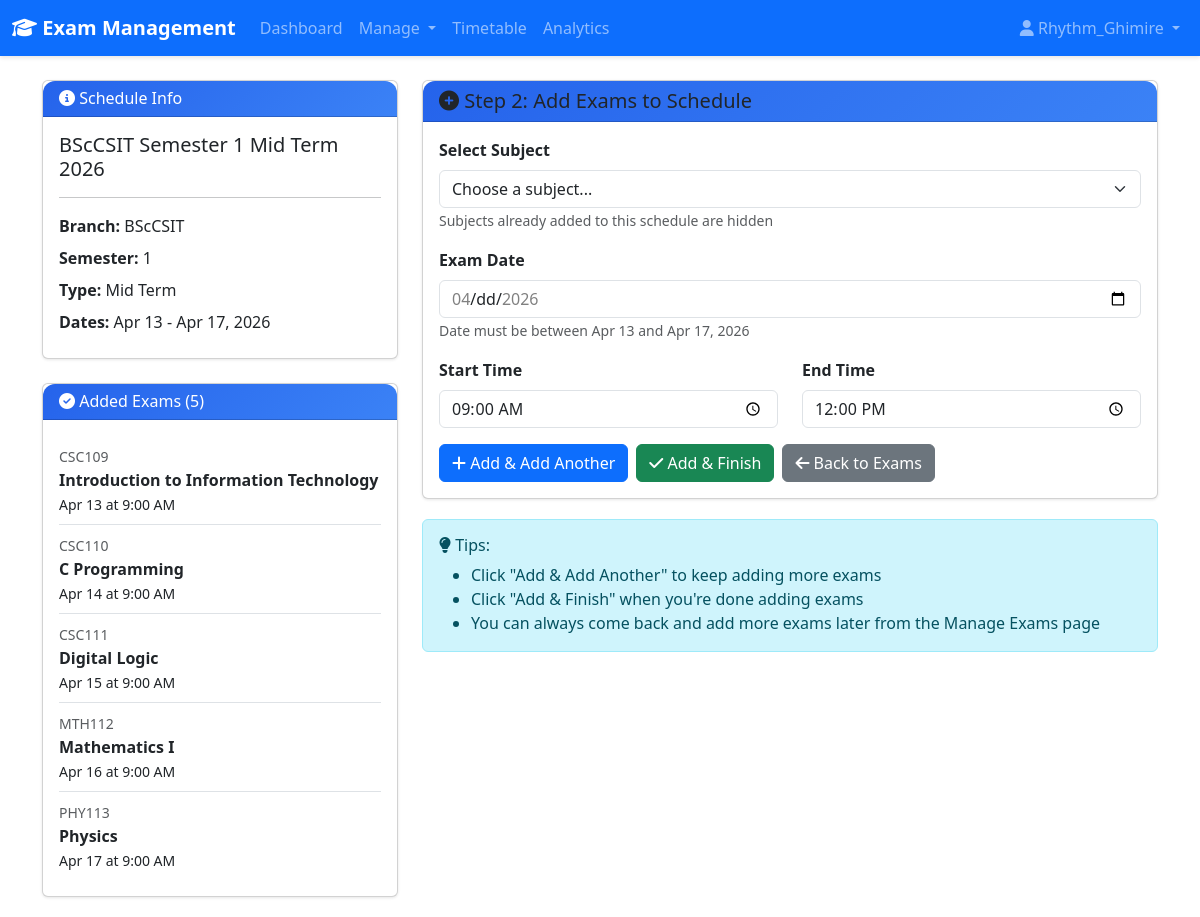
Screenshot of /exams/schedule/13/add/ (signed in) with the database file from the repository.
### core/models.py (models this page shows, shortened)
class ExamSchedule(models.Model):
    BRANCH_CHOICES = [
        ('BCA', 'BCA'),
        ('BScCSIT', 'BScCSIT'),
    ]
    EXAM_TYPE_CHOICES = [
        ('mid_term', 'Mid Term'),
        ('final_term', 'Final Term'),
    ]
    name = models.CharField(max_length=200)  # e.g., "BScCSIT Semester 2 Mid Term 2026"
    branch = models.CharField(max_length=20, choices=BRANCH_CHOICES)
    semester = models.IntegerField()
    exam_type = models.CharField(max_length=20, choices=EXAM_TYPE_CHOICES)
    start_date = models.DateField()
    end_date = models.DateField()
    created_at = models.DateTimeField(auto_now_add=True)
    class Meta:
        ordering = ['-created_at']

class Exam(models.Model):
    schedule = models.ForeignKey(ExamSchedule, on_delete=models.CASCADE, related_name='exams', null=True, blank=True)
    subject = models.ForeignKey(Subject, on_delete=models.CASCADE)
    date = models.DateField()
    start_time = models.TimeField()
    end_time = models.TimeField()
    class Meta:
        ordering = ['date', 'start_time']

class Subject(models.Model):
    BRANCH_CHOICES = [
        ('BCA', 'BCA'),
        ('BScCSIT', 'BScCSIT'),
    ]
    code = models.CharField(max_length=20, unique=True)
    name = models.CharField(max_length=200)
    semester = models.IntegerField()
    branch = models.CharField(max_length=20, choices=BRANCH_CHOICES, default='BScCSIT')

### core/views.py (the view, shortened to what this page needs)
# urls.py: path('exams/schedule/<int:schedule_id>/add/', views.add_exam_to_schedule, name='add_exam_to_schedule'),
@login_required
@user_passes_test(is_admin)
def add_exam_to_schedule(request, schedule_id):
    schedule = get_object_or_404(ExamSchedule, id=schedule_id)
    subjects = Subject.objects.filter(
        branch=schedule.branch,
        semester=schedule.semester
    ).order_by('code')
    added_exams = schedule.exams.all().select_related('subject')
    added_subject_ids = [exam.subject.id for exam in added_exams]
    context = {
        'schedule': schedule,
        'subjects': subjects,
        'added_exams': added_exams,
        'added_subject_ids': added_subject_ids,
    }
    return render(request, 'add_exam_to_schedule.html', context)

### core/views.py (called while the page is built)
def is_admin(user):
    return user.is_staff or user.is_superuser

### templates/add_exam_to_schedule.html (shortened to what this page needs)
{% extends 'base.html' %}
{% block content %}
<div class="container mt-4">
    <div class="row">
        <div class="col-md-4">
            <div class="card mb-4">
                <div class="card-header {% if schedule.branch == 'BScCSIT' %}bg-primary{% else %}bg-success{% endif %} text-white">
                    <h6 class="mb-0"><i class="fas fa-info-circle"></i> Schedule Info</h6>
                </div>
                <div class="card-body">
                    <h5>{{ schedule.name }}</h5>
                    <hr>
                    <p class="mb-2"><strong>Branch:</strong> {{ schedule.branch }}</p>
                    <p class="mb-2"><strong>Semester:</strong> {{ schedule.semester }}</p>
                    <p class="mb-2"><strong>Type:</strong> {{ schedule.get_exam_type_display }}</p>
                    <p class="mb-2"><strong>Dates:</strong> {{ schedule.start_date|date:"M d" }} - {{ schedule.end_date|date:"M d, Y" }}</p>
                </div>
            </div>
            <div class="card">
                <div class="card-header bg-info text-white">
                    <h6 class="mb-0"><i class="fas fa-check-circle"></i> Added Exams ({{ added_exams.count }})</h6>
                </div>
                <div class="card-body">
                    {% if added_exams %}
                    <ul class="list-group list-group-flush">
                        {% for exam in added_exams %}
                        <li class="list-group-item px-0">
                            <small class="text-muted">{{ exam.subject.code }}</small><br>
                            <strong>{{ exam.subject.name }}</strong><br>
                            <small>{{ exam.date|date:"M d" }} at {{ exam.start_time|time:"g:i A" }}</small>
                        </li>
                        {% endfor %}
                    </ul>
                    {% else %}
                    <p class="text-muted mb-0">No exams added yet</p>
                    {% endif %}
                </div>
            </div>
        </div>
        <div class="col-md-8">
            <div class="card">
                <div class="card-header">
                    <h5 class="mb-0"><i class="fas fa-plus-circle"></i> Step 2: Add Exams to Schedule</h5>
                </div>
                <div class="card-body">
                    <form method="POST" id="examForm">
                        <div class="mb-3">
                            <label class="form-label"><strong>Select Subject</strong></label>
                            <select name="subject" class="form-select" required id="subjectSelect">
                                <option value="">Choose a subject...</option>
                            </select>
                            <small class="text-muted">Subjects already added to this schedule are hidden</small>
                        </div>
                        <div class="mb-3">
                            <label class="form-label"><strong>Exam Date</strong></label>
                            <input type="date" name="date" class="form-control"
                                   min="{{ schedule.start_date|date:'Y-m-d' }}"
                                   max="{{ schedule.end_date|date:'Y-m-d' }}"
                                   required>
                            <small class="text-muted">Date must be between {{ schedule.start_date|date:"M d" }} and {{ schedule.end_date|date:"M d, Y" }}</small>
                        </div>
                        <div class="row">
                            <div class="col-md-6 mb-3">
                                <label class="form-label"><strong>Start Time</strong></label>
                                <input type="time" name="start_time" class="form-control" value="09:00" required>
                            </div>
                            <div class="col-md-6 mb-3">
                                <label class="form-label"><strong>End Time</strong></label>
                                <input type="time" name="end_time" class="form-control" value="12:00" required>
                            </div>
                        </div>
                        <div class="d-flex gap-2">
                            <button type="submit" name="add_another" value="true" class="btn btn-primary">
                                <i class="fas fa-plus"></i> Add & Add Another
                            </button>
                            <button type="submit" class="btn btn-success">
                                <i class="fas fa-check"></i> Add & Finish
                            </button>
                            <a href="{% url 'manage_exams' %}" class="btn btn-secondary">
                                <i class="fas fa-arrow-left"></i> Back to Exams
                            </a>
                        </div>
                    </form>
                </div>
            </div>
            <div class="alert alert-info mt-3">
                <h6><i class="fas fa-lightbulb"></i> Tips:</h6>
                <ul class="mb-0">
                    <li>Click "Add & Add Another" to keep adding more exams</li>
                    <li>Click "Add & Finish" when you're done adding exams</li>
                    <li>You can always come back and add more exams later from the Manage Exams page</li>
                </ul>
            </div>
        </div>
    </div>
</div>
{% endblock %}

### templates/base.html (shortened to what this page needs)
<!DOCTYPE html>
<html lang="en">
<head>
    <link rel="stylesheet" href="/static/css/style.css">
    <link href="https://cdn.jsdelivr.net/npm/bootstrap@5.3.0/dist/css/bootstrap.min.css" rel="stylesheet">
    <link rel="stylesheet" href="https://cdnjs.cloudflare.com/ajax/libs/font-awesome/6.4.0/css/all.min.css">
</head>
<body>
    {% if user.is_authenticated %}
    <nav class="navbar navbar-expand-lg navbar-dark bg-primary">
        <div class="container-fluid">
            <a class="navbar-brand" href="{% url 'dashboard' %}">
                <i class="fas fa-graduation-cap"></i> Exam Management
            </a>
            <div class="collapse navbar-collapse" id="navbarNav">
                <ul class="navbar-nav me-auto">
                    <li class="nav-item">
                        <a class="nav-link" href="{% url 'dashboard' %}">Dashboard</a>
                    </li>
                    {% if user.is_staff %}
                    <li class="nav-item dropdown">
                        <a class="nav-link dropdown-toggle" href="#" role="button" data-bs-toggle="dropdown">
                            Manage
                        </a>
                    </li>
                    {% endif %}
                    <li class="nav-item">
                        <a class="nav-link" href="{% url 'timetable' %}">Timetable</a>
                    </li>
                    <li class="nav-item">
                        <a class="nav-link" href="{% url 'performance_analytics' %}">Analytics</a>
                    </li>
                </ul>
                <ul class="navbar-nav">
                    <li class="nav-item dropdown">
                        <a class="nav-link dropdown-toggle" href="#" role="button" data-bs-toggle="dropdown">
                            <i class="fas fa-user"></i> {{ user.username }}
                        </a>
                    </li>
                </ul>
            </div>
        </div>
    </nav>
    {% endif %}
    <div class="container-fluid">
        {% block content %}{% endblock %}
    </div>
</body>
</html>

### core/static/css/style.css (style rules this page uses)
:root { --primary-color: #2563eb; --secondary-color: #3b82f6; --accent-color: #60a5fa; --background-color: #f8fafc; --card-background: #ffffff; --text-primary: #1e293b; --text-secondary: #64748b; --border-color: #e2e8f0; --success-color: #10b981; --danger-color: #ef4444; --warning-color: #f59e0b; }
* { margin: 0; padding: 0; box-sizing: border-box; }
body { font-family: 'Segoe UI', Tahoma, Geneva, Verdana, sans-serif; background-color: var(--background-color); color: var(--text-primary); line-height: 1.6; }
.navbar { box-shadow: 0 2px 4px rgba(0, 0, 0, 0.1); }
.navbar-brand { font-weight: 600; font-size: 1.5rem; }
.card { border: none; border-radius: 12px; box-shadow: 0 1px 3px rgba(0, 0, 0, 0.1); margin-bottom: 20px; background: var(--card-background); }
.card-header { background: linear-gradient(135deg, var(--primary-color), var(--secondary-color)); color: white; border-radius: 12px 12px 0 0 !important; padding: 1.2rem; font-weight: 600; }
.btn-primary { background: var(--primary-color); border: none; border-radius: 8px; padding: 0.6rem 1.5rem; font-weight: 500; transition: all 0.3s ease; }
.btn-success { background: var(--success-color); border: none; border-radius: 8px; }
.form-control, .form-select { border: 2px solid var(--border-color); border-radius: 8px; padding: 0.7rem; transition: all 0.3s ease; }
.alert { border-radius: 8px; border: none; }

### rows the page displays
ExamSchedule: name "BScCSIT Semester 1 Mid Term 2026", branch "BScCSIT", semester "1", exam_type "Mid Term", start_date "Apr 13", end_date "Apr 17, 2026"
Exam: subject.code "CSC109", subject.name "Introduction to Information Technology", date "Apr 13", start_time "9:00 AM"
Exam: subject.code "CSC110", subject.name "C Programming", date "Apr 14", start_time "9:00 AM"
Exam: subject.code "CSC111", subject.name "Digital Logic", date "Apr 15", start_time "9:00 AM"
Exam: subject.code "MTH112", subject.name "Mathematics I", date "Apr 16", start_time "9:00 AM"
Exam: subject.code "PHY113", subject.name "Physics", date "Apr 17", start_time "9:00 AM"

### other values shown
{{ user.username }} "Rhythm_Ghimire"
{{ added_exams.count }} "5"
